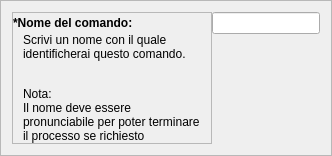
                    <widget class="QFrame" name="name">
                     <property name="sizePolicy">
                      <sizepolicy hsizetype="Expanding" vsizetype="Preferred">
                       <horstretch>0</horstretch>
                       <verstretch>0</verstretch>
                      </sizepolicy>
                     </property>
                     <property name="frameShape">
                      <enum>QFrame::StyledPanel</enum>
                     </property>
                     <property name="frameShadow">
                      <enum>QFrame::Raised</enum>
                     </property>
                     <layout class="QHBoxLayout" name="horizontalLayout_5">
                      <property name="spacing">
                       <number>0</number>
                      </property>
                      <item>
                       <widget class="QFrame" name="frame_3">
                        <property name="sizePolicy">
                         <sizepolicy hsizetype="Maximum" vsizetype="Expanding">
                          <horstretch>0</horstretch>
                          <verstretch>0</verstretch>
                         </sizepolicy>
                        </property>
                        <property name="minimumSize">
                         <size>
                          <width>200</width>
                          <height>0</height>
                         </size>
                        </property>
                        <property name="frameShape">
                         <enum>QFrame::StyledPanel</enum>
                        </property>
                        <property name="frameShadow">
                         <enum>QFrame::Raised</enum>
                        </property>
                        <layout class="QVBoxLayout" name="verticalLayout_7">
                         <property name="spacing">
                          <number>3</number>
                         </property>
                         <property name="leftMargin">
                          <number>0</number>
                         </property>
                         <property name="topMargin">
                          <number>3</number>
                         </property>
                         <property name="rightMargin">
                          <number>0</number>
                         </property>
                         <property name="bottomMargin">
                          <number>0</number>
                         </property>
                         <item alignment="Qt::AlignTop">
                          <widget class="QLabel" name="namelabel">
                           <property name="minimumSize">
                            <size>
                             <width>130</width>
                             <height>0</height>
                            </size>
                           </property>
                           <property name="maximumSize">
                            <size>
                             <width>16777215</width>
                             <height>16777215</height>
                            </size>
                           </property>
                           <property name="text">
                            <string>&lt;html&gt;&lt;head/&gt;&lt;body&gt;&lt;p&gt;&lt;span style=&quot; font-weight:600;&quot;&gt;*Nome del comando: &lt;/span&gt;&lt;/p&gt;&lt;/body&gt;&lt;/html&gt;</string>
                           </property>
                          </widget>
                         </item>
                         <item>
                          <widget class="QLabel" name="label_4">
                           <property name="sizePolicy">
                            <sizepolicy hsizetype="Expanding" vsizetype="Preferred">
                             <horstretch>0</horstretch>
                             <verstretch>0</verstretch>
                            </sizepolicy>
                           </property>
                           <property name="minimumSize">
                            <size>
                             <width>0</width>
                             <height>0</height>
                            </size>
                           </property>
                           <property name="maximumSize">
                            <size>
                             <width>190</width>
                             <height>16777215</height>
                            </size>
                           </property>
                           <property name="text">
                            <string>&lt;html&gt;&lt;head/&gt;&lt;body&gt;&lt;p&gt;Scrivi un nome con il quale identificherai questo comando.&lt;br/&gt;&lt;/p&gt;&lt;p&gt;Nota:&lt;br/&gt;Il nome deve essere pronunciabile per poter terminare il processo se richiesto&lt;/p&gt;&lt;/body&gt;&lt;/html&gt;</string>
                           </property>
                           <property name="textFormat">
                            <enum>Qt::RichText</enum>
                           </property>
                           <property name="scaledContents">
                            <bool>true</bool>
                           </property>
                           <property name="alignment">
                            <set>Qt::AlignLeading|Qt::AlignLeft|Qt::AlignVCenter</set>
                           </property>
                           <property name="wordWrap">
                            <bool>true</bool>
                           </property>
                           <property name="indent">
                            <number>10</number>
                           </property>
                          </widget>
                         </item>
                        </layout>
                       </widget>
                      </item>
                      <item alignment="Qt::AlignTop">
                       <widget class="QLineEdit" name="nameinput">
                        <property name="text">
                         <string/>
                        </property>
                        <property name="frame">
                         <bool>true</bool>
                        </property>
                        <property name="echoMode">
                         <enum>QLineEdit::Normal</enum>
                        </property>
                        <property name="placeholderText">
                         <string/>
                        </property>
                       </widget>
                      </item>
                     </layout>
                    </widget>
